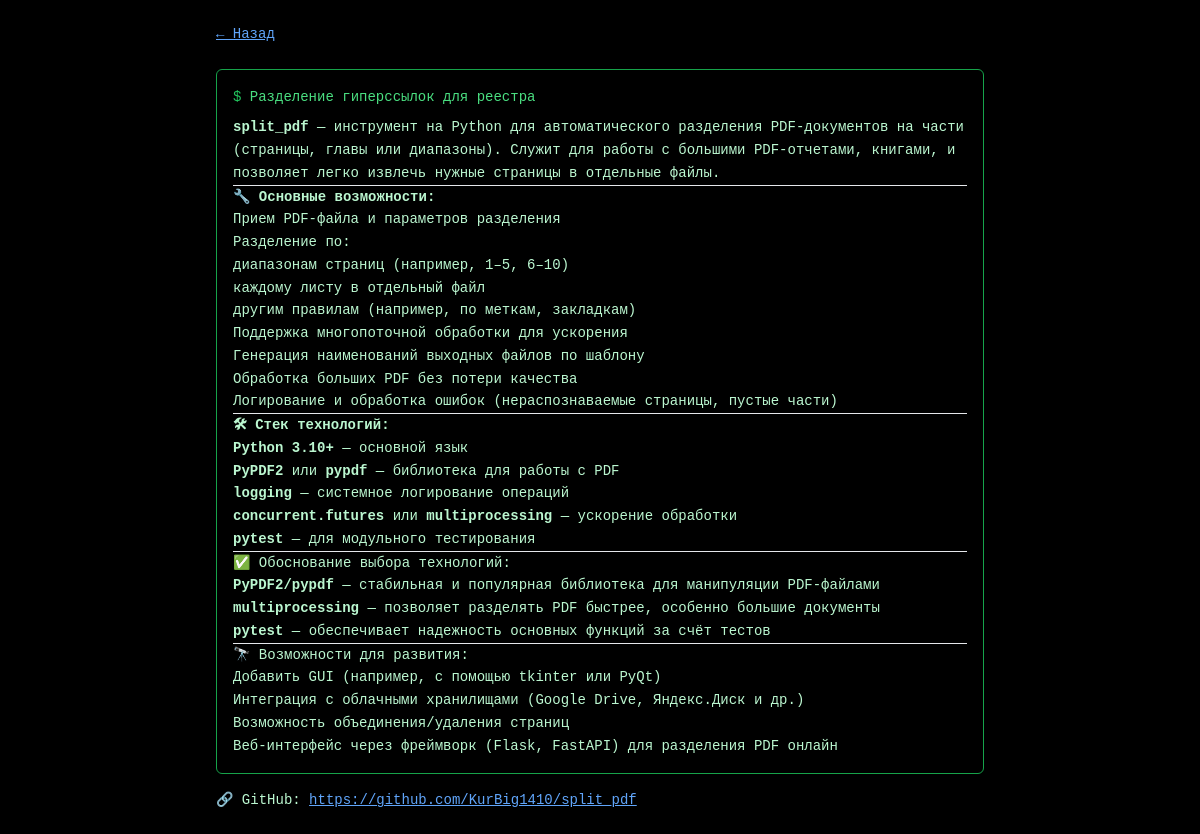
/project/1/, run on the app's committed database.
### portfolio/models.py (models this page shows, shortened)
class Project(models.Model):
    title = models.CharField(max_length=100)
    description = models.TextField()
    technologies = models.CharField(max_length=255)  # через запятую, или можно выделить в отдельную модель
    github_link = models.URLField(blank=True, null=True)
    live_link = models.URLField(blank=True, null=True)
    image = models.ImageField(upload_to='projects/', blank=True, null=True)

### portfolio/views.py (the view)
# urls.py: path('project/<int:pk>/', project_detail, name='project_detail'),
def project_detail(request, pk):
    project = get_object_or_404(Project, pk=pk)
    rendered_description = mark_safe(markdown.markdown(project.description))
    return render(request, 'myresume/project_detail.html', {
        'project': project,
        'description_html': rendered_description
    })

### portfolio/templates/myresume/project_detail.html
{% extends "myresume/base.html" %}
{% block content %}
<div class="max-w-3xl mx-auto text-green-200">
  <a href="/" class="text-blue-400 underline text-sm">&larr; Назад</a>
  <div class="mt-6 bg-black border border-green-600 rounded-md p-4 text-sm leading-relaxed font-mono">
    <div class="mb-2 text-green-400">
      <span class="text-green-500">$</span> {{ project.title }}
    </div>
    <div class="prose prose-invert prose-sm max-w-none">
      {{ description_html|safe }}
    </div>
  </div>
  {% if project.github_link %}
    <p class="mt-4 text-sm">
      🔗 GitHub: <a href="{{ project.github_link }}" class="text-blue-400 underline" target="_blank" rel="noreferrer">{{ project.github_link }}</a>
    </p>
  {% endif %}
</div>
{% endblock %}

### portfolio/templates/myresume/base.html (style rules this page uses)
body { font-family: monospace; }

### data on the page
Project: title "Разделение гиперссылок для реестра", github_link "https://github.com/KurBig1410/split_pdf"
